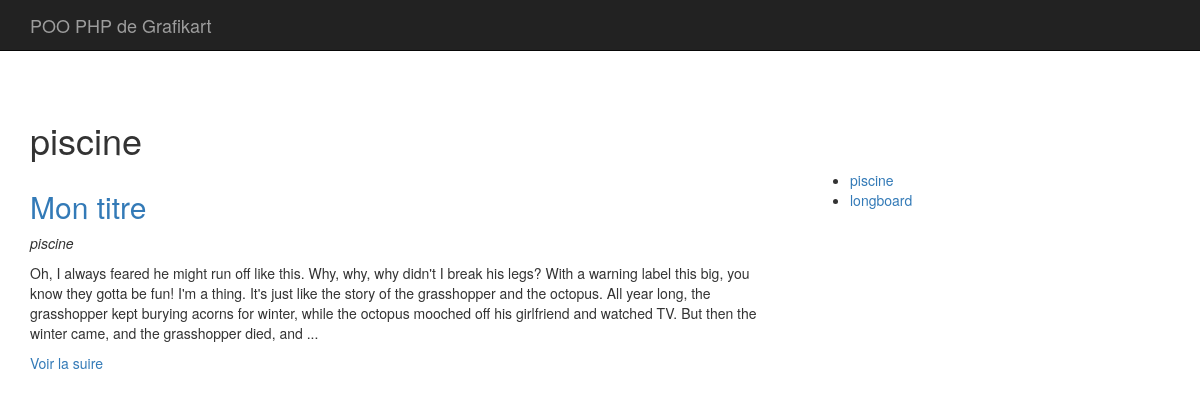
The app's page /index.php?p=articles.categorie&id=1, older data.
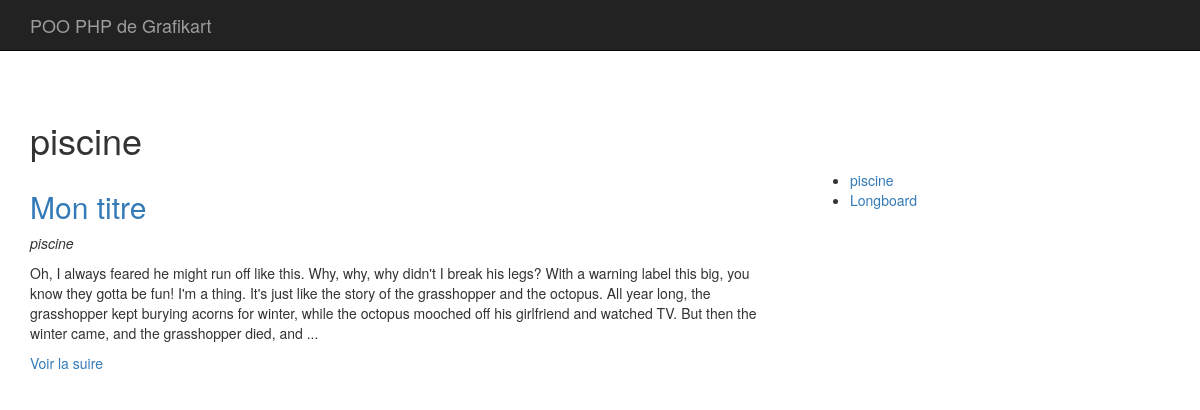
The same page, newer data.
### tables this page shows
CREATE TABLE IF NOT EXISTS `articles` (
  `id` int(11) NOT NULL AUTO_INCREMENT,
  `titre` varchar(255) DEFAULT NULL,
  `contenu` longtext,
  `date` datetime DEFAULT NULL,
  `category_id` varchar(255) DEFAULT NULL,
  PRIMARY KEY (`id`)
);

CREATE TABLE IF NOT EXISTS `categorie` (
  `id` int(11) NOT NULL AUTO_INCREMENT,
  `titre` varchar(255) DEFAULT NULL,
  PRIMARY KEY (`id`)
);

### app/App.php (called while the page is built, shortened)
<?php
class App{
    private static $_instance ;
    private $db_instance;
    public static function getInstance(){
        if(is_null(self::$_instance)){
            self::$_instance = new App();
        }
        return self::$_instance;
    }
    public static function load(){
        require ROOT . '/app/Autoloader.php';
        require ROOT . '/core/Autoloader.php';
    }
    public function getTable($name){
        return new $class_name($this->getDb());
    }
    public function getDb(){
        $config = Config::getInstance(ROOT . '/config/config.php');
        if(is_null($this->db_instance)){
            $this->db_instance =  new MysqlDatabase($config->get('db_name'),$config->get('db_user'),$config->get('db_pass'),$config->get('db_host'));
        }
        return $this->db_instance;
    }
}

### app/Autoloader.php (called while the page is built, shortened)
<?php
class Autoloader{
    static function autoload($class)
    {
        if(strpos($class,__NAMESPACE__.'\\') === 0) {
            $class = str_replace(__NAMESPACE__ . '\\', '', $class);
        }
    }
}

### core/Autoloader.php (called while the page is built, shortened)
<?php
    class Autoloader{
        static function autoload($class)
        {
            if(strpos($class,__NAMESPACE__.'\\') === 0) {
                $class = str_replace(__NAMESPACE__ . '\\', '', $class);
            }
        }
    }

### config/config.php (called while the page is built)
<?php
return array(
    "db_user" => "root",
    "db_pass" => "",
    "db_host" => "localhost",
    "db_name" => "blog"
);

### core/Config.php (called while the page is built, shortened)
<?php
class Config{
    private $settings = [];
    private static $_instance;
    public static function getInstance($file){
        if(is_null(self::$_instance)){
            self::$_instance = new Config($file);
        }
        return self::$_instance;
    }
    public function __construct($file){
        $this->settings = require($file);
    }
    public function get($key){
        return $this->settings[$key];
    }
}

### core/Table/Table.php (called while the page is built, shortened)
<?php
class Table
{
    protected $table;
    protected $db;
    public function __construct(\Core\Database\MysqlDatabase $db){
        $this->db = $db;
        if(is_null($this->table)){
            $parts = explode('\\',get_class($this));
            $class_name = end($parts);
            $this->table = strtolower(str_replace('Table','',$class_name));
        }
    }
    public function all(){
        return $this->query('SELECT * FROM '. $this->table);
    }
    public function find($id){
        return $this->query(" SELECT * from {$this->table} WHERE id = ?", [$id],true );
    }
    public function query($statement, $attributes = null, $one = false){
        if($attributes){
            return $this->db->prepare(
                $statement,
                $attributes,
                str_replace('Table','Entity',get_class($this)),
                $one
            );
        } else{
            return $this->db->query(
                $statement,
                str_replace('Table','Entity',get_class($this)),
                $one
            );
        }
}
}

### core/Database/MysqlDatabase.php (called while the page is built, shortened)
<?php
class MysqlDatabase extends Database{
    private $pdo;
    private function getPDO(){
        if($this->pdo === null) {
            $pdo = new PDO('mysql:dbname=blog;host=localhost', 'root', '');
            $pdo->setAttribute(PDO::ATTR_ERRMODE, PDO::ERRMODE_EXCEPTION);
            $this->pdo = $pdo;
        }
        return $this->pdo;
    }
    public function query($statement, $class_name = null,$one = false){
        $res = $this->getPDO()->query($statement);
        if($class_name === null){
            $res->setFetchMode(PDO::FETCH_OBJ);
        }else{
            $res->setFetchMode(PDO::FETCH_CLASS,$class_name);
        }
        if($one){
            $datas = $res->fetch();
        }else{
            $datas = $res->fetchAll();
        }
        return $datas;
    }
    public function prepare($statement, $attributes, $class_name = null, $one = false)
    {
        $req = $this->getPDO()->prepare($statement);
        $res = $req->execute($attributes);
        if($class_name === null){
            $req->setFetchMode(PDO::FETCH_OBJ);
        }else{
            $req->setFetchMode(PDO::FETCH_CLASS,$class_name);
        }
        if($one){
            $datas = $req->fetch();
        }
        else {
            $datas = $req->fetchAll();
        }
        return $datas;
    }
}

### app/Table/PostTable.php (called while the page is built, shortened)
<?php
class PostTable extends Table
{
    public function lastByCategory($categorie_id){
        return $this->query("
            SELECT articles.id, articles.titre, articles.contenu, articles.date, categorie.titre as categorie
            FROM articles
            LEFT JOIN categorie ON category_id = categorie.id
            WHERE articles.category_id = ?
            ORDER BY articles.date DESC
        ",[$categorie_id]);
    }
}

### core/Entity/Entity.php (called while the page is built, shortened)
<?php
class Entity{
    public function __get($key){
        $method = 'get' . ucfirst($key);
        $this->key = $this->$method();
        return $this->key;
    }
}

### app/Entity/CategorieEntity.php (called while the page is built, shortened)
<?php
class CategorieEntity extends Entity{
    public function getUrl(){
        return 'index.php?p=articles.categorie&id=' . $this->id;
    }
}

### pages/posts/categorie.php (the view, shortened to what the changed rows need)
<?php
$app = App::getInstance();
$categorie = $app->getTable('Categorie')->find($_GET['id']);
$article = $app->getTable('Post')->lastByCategory($_GET['id']);
?>
<h1><?= $categorie->titre; ?></h1>
    <div class="row">
        <div class="col-sm-8">
            <?php foreach($article as $post): ?>
                <h2>
                    <a href="<?= $post->url ; ?>"><?= $post->titre ; ?></a>
                </h2>
                <p> <em>
                        <?= $post->categorie; ?>
                    </em></p>
                <p><?= $post->extrait; ?></p>
            <?php endforeach; ?>
        </div>
        <div class="col-sm-4">
            <ul>
                <?php foreach($app->getTable('Categorie')->all() as $categories): ?>
                    <li><a href="<?= $categories->url; ?>"><?= $categories->titre; ?></a></li>
                <?php endforeach; ?>
            </ul>
        </div>
    </div>

### app/Entity/PostEntity.php (shortened to what the changed rows need)
<?php
class PostEntity extends Entity{
    public function getUrl(){
        return 'index.php?p=articles.show&id=' . $this->id;
    }
    public function getExtrait(){
        $html = '<p>' . substr($this->contenu, 0, 400) . '...</p>';
        $html .= '<p><a href="' . $this->getUrl() . '" > Voir la suire</a></p>';
        return $html;
    }
}

Row changes from the older to the newer data that the page shows:
removed categorie: titre "longboard"
added categorie: titre "Longboard"
